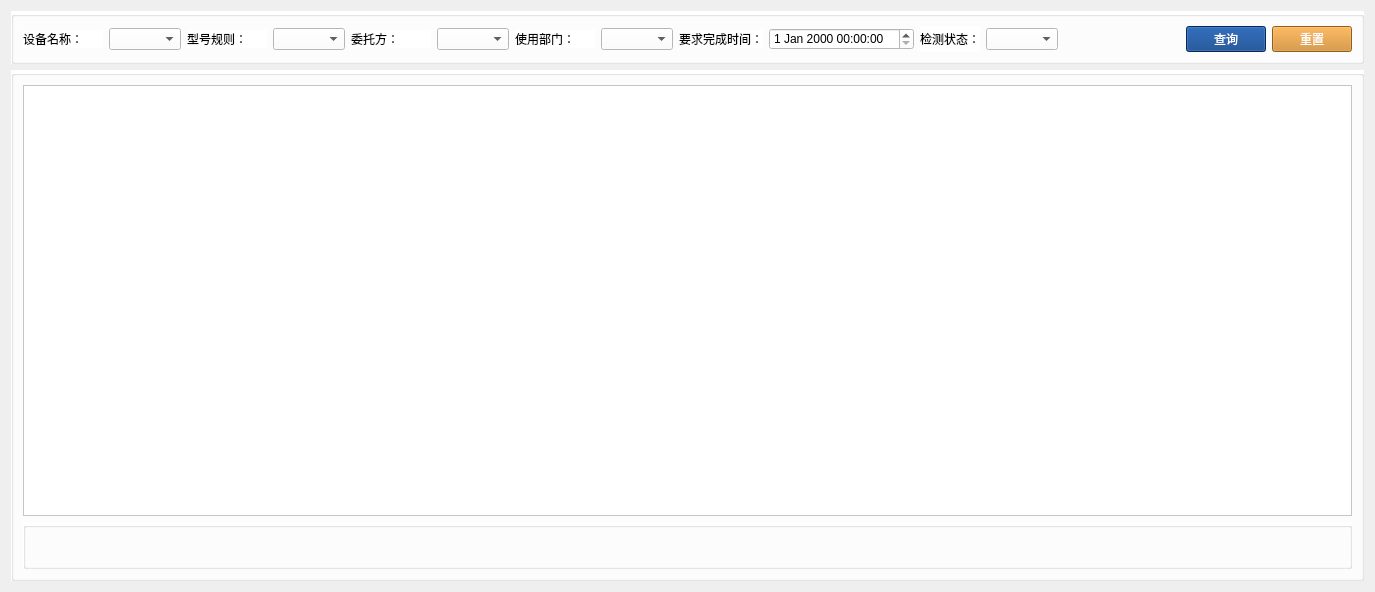
<?xml version="1.0" encoding="UTF-8"?>
<ui version="4.0">
 <class>My_Task</class>
 <widget class="QWidget" name="My_Task">
  <property name="geometry">
   <rect>
    <x>0</x>
    <y>0</y>
    <width>1375</width>
    <height>592</height>
   </rect>
  </property>
  <property name="windowTitle">
   <string>Form</string>
  </property>
  <property name="styleSheet">
   <string notr="true">color:black;</string>
  </property>
  <layout class="QVBoxLayout" name="verticalLayout">
   <item>
    <widget class="QGroupBox" name="groupBox_2">
     <property name="sizePolicy">
      <sizepolicy hsizetype="Preferred" vsizetype="Fixed">
       <horstretch>0</horstretch>
       <verstretch>0</verstretch>
      </sizepolicy>
     </property>
     <property name="styleSheet">
      <string notr="true">background-color:white;</string>
     </property>
     <property name="title">
      <string/>
     </property>
     <layout class="QHBoxLayout" name="horizontalLayout">
      <item>
       <widget class="QLabel" name="label">
        <property name="sizePolicy">
         <sizepolicy hsizetype="Maximum" vsizetype="Fixed">
          <horstretch>0</horstretch>
          <verstretch>0</verstretch>
         </sizepolicy>
        </property>
        <property name="minimumSize">
         <size>
          <width>80</width>
          <height>0</height>
         </size>
        </property>
        <property name="text">
         <string>设备名称：</string>
        </property>
       </widget>
      </item>
      <item>
       <widget class="QComboBox" name="combox_name"/>
      </item>
      <item>
       <widget class="QLabel" name="label_2">
        <property name="sizePolicy">
         <sizepolicy hsizetype="Maximum" vsizetype="Fixed">
          <horstretch>0</horstretch>
          <verstretch>0</verstretch>
         </sizepolicy>
        </property>
        <property name="minimumSize">
         <size>
          <width>80</width>
          <height>0</height>
         </size>
        </property>
        <property name="text">
         <string>型号规则：</string>
        </property>
       </widget>
      </item>
      <item>
       <widget class="QComboBox" name="combox_type"/>
      </item>
      <item>
       <widget class="QLabel" name="label_3">
        <property name="sizePolicy">
         <sizepolicy hsizetype="Maximum" vsizetype="Fixed">
          <horstretch>0</horstretch>
          <verstretch>0</verstretch>
         </sizepolicy>
        </property>
        <property name="minimumSize">
         <size>
          <width>80</width>
          <height>0</height>
         </size>
        </property>
        <property name="text">
         <string>委托方：</string>
        </property>
       </widget>
      </item>
      <item>
       <widget class="QComboBox" name="combox_customer"/>
      </item>
      <item>
       <widget class="QLabel" name="label_4">
        <property name="sizePolicy">
         <sizepolicy hsizetype="Maximum" vsizetype="Fixed">
          <horstretch>0</horstretch>
          <verstretch>0</verstretch>
         </sizepolicy>
        </property>
        <property name="minimumSize">
         <size>
          <width>80</width>
          <height>0</height>
         </size>
        </property>
        <property name="text">
         <string>使用部门：</string>
        </property>
       </widget>
      </item>
      <item>
       <widget class="QComboBox" name="combox_dept"/>
      </item>
      <item>
       <widget class="QLabel" name="label_5">
        <property name="sizePolicy">
         <sizepolicy hsizetype="Maximum" vsizetype="Fixed">
          <horstretch>0</horstretch>
          <verstretch>0</verstretch>
         </sizepolicy>
        </property>
        <property name="minimumSize">
         <size>
          <width>80</width>
          <height>0</height>
         </size>
        </property>
        <property name="text">
         <string>要求完成时间：</string>
        </property>
       </widget>
      </item>
      <item>
       <widget class="QDateTimeEdit" name="dateTimeEdit"/>
      </item>
      <item>
       <widget class="QLabel" name="label_6">
        <property name="text">
         <string>检测状态：</string>
        </property>
       </widget>
      </item>
      <item>
       <widget class="QComboBox" name="combox_state"/>
      </item>
      <item>
       <spacer name="horizontalSpacer">
        <property name="orientation">
         <enum>Qt::Horizontal</enum>
        </property>
        <property name="sizeHint" stdset="0">
         <size>
          <width>40</width>
          <height>20</height>
         </size>
        </property>
       </spacer>
      </item>
      <item>
       <widget class="QPushButton" name="SeachButton">
        <property name="layoutDirection">
         <enum>Qt::LeftToRight</enum>
        </property>
        <property name="styleSheet">
         <string notr="true">background-color:rgb(3, 58, 132);
color:white;
</string>
        </property>
        <property name="text">
         <string>查询</string>
        </property>
        <property name="icon">
         <iconset resource="res/res.qrc">
          <normaloff>:/image/Index/u2189.svg</normaloff>:/image/Index/u2189.svg</iconset>
        </property>
       </widget>
      </item>
      <item>
       <widget class="QPushButton" name="pushButtonUpdate">
        <property name="layoutDirection">
         <enum>Qt::LeftToRight</enum>
        </property>
        <property name="styleSheet">
         <string notr="true">background-color:rgb(207, 132, 33);
color:white;
</string>
        </property>
        <property name="text">
         <string>重置</string>
        </property>
        <property name="icon">
         <iconset resource="res/res.qrc">
          <normaloff>:/image/Index/u2188.svg</normaloff>:/image/Index/u2188.svg</iconset>
        </property>
       </widget>
      </item>
     </layout>
    </widget>
   </item>
   <item>
    <widget class="QGroupBox" name="groupBox">
     <property name="styleSheet">
      <string notr="true">background-color:white;</string>
     </property>
     <property name="title">
      <string/>
     </property>
     <layout class="QGridLayout" name="gridLayout">
      <item row="0" column="0">
       <widget class="QTableWidget" name="tableWidget"/>
      </item>
      <item row="1" column="0">
       <widget class="QGroupBox" name="groupBox_3">
        <property name="title">
         <string/>
        </property>
        <layout class="QHBoxLayout" name="horizontalLayout_3">
         <item>
          <layout class="QHBoxLayout" name="HBoxPageLayout"/>
         </item>
         <item>
          <spacer name="horizontalSpacer_4">
           <property name="orientation">
            <enum>Qt::Horizontal</enum>
           </property>
           <property name="sizeHint" stdset="0">
            <size>
             <width>40</width>
             <height>20</height>
            </size>
           </property>
          </spacer>
         </item>
        </layout>
       </widget>
      </item>
     </layout>
    </widget>
   </item>
  </layout>
 </widget>
 <resources>
  <include location="res/res.qrc"/>
 </resources>
 <connections/>
</ui>
